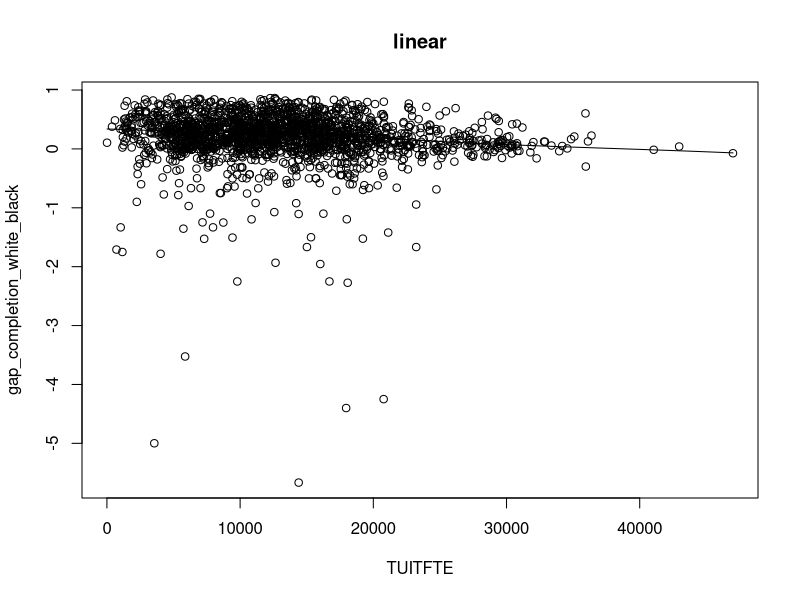
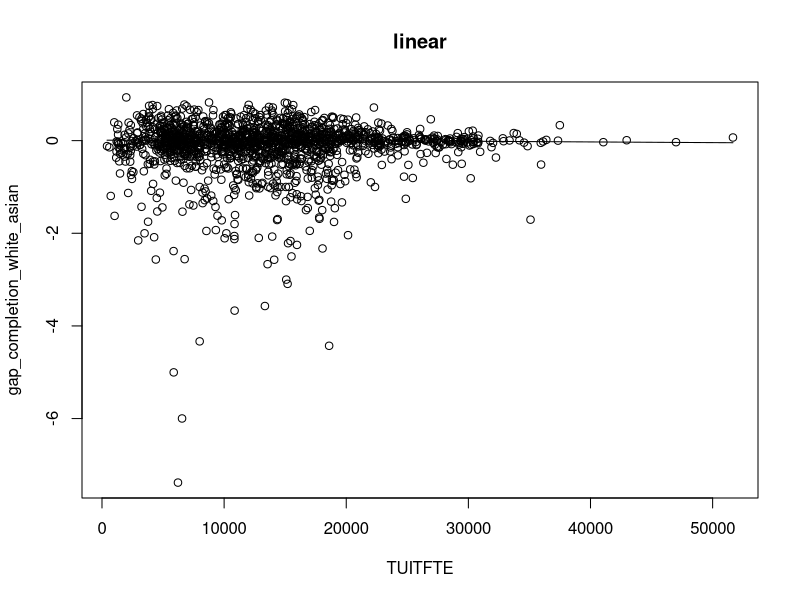

Recreate these plots in R, in order. (Note: this script raises an error after producing the figures.)
##################################################
# Correlation Analysis
##################################################

# This script is for examing the relationship between the gap metrics 
# and school expenditure per student. We also do some analysis on
# school revenue per student. 

# Three regression between completion gap and school revenue (TUITFTE) per student: linear
# Three regression between income gap and school revenue (TUITFTE) per student: linear-log

# Three linear regressions between completion gap and the 
# instructional expenditures per full-time student (INEXPFTE) 
# in public schools, private school, private non-profit, private for-profit


# Three linear regressions each between earnings gap and the 
# instructional expenditures per full-time student (INEXPFTE) 
# in public schools, private school, private non-profit, private for-profit

# Load Libraries
library(plyr)
library(xtable)
library(ggplot2)

# Loading data sets
completion_W_A <- read.csv("data/Completion_W_A.csv")
completion_W_B <- read.csv("data/Completion_W_B.csv")
completion_W_H <- read.csv("data/Completion_W_H.csv")
income_gap <- read.csv("data/Income.csv")



# Exploring relationship between gap metrics and school revenue by graphing
# Completion gap
png('images/gap_completion_white_black_TUITFTE.png')
with(completion_W_B, scatter.smooth(gap_completion_white_black~TUITFTE))
title(main = "linear")
dev.off()

png('images/gap_completion_white_asian_TUITFTE.png')
with(completion_W_A, scatter.smooth(gap_completion_white_asian~TUITFTE))
title(main = 'linear')
dev.off()

png('images/gap_completion_white_hispanic_TUITFTE.png')
with(completion_W_H, scatter.smooth(gap_completion_white_hispanic~TUITFTE))
title(main = 'linear')
dev.off()

with(completion_W_B, scatter.smooth(gap_completion_white_black~log(TUITFTE)))
title(main = 'linear-log')

with(completion_W_A, scatter.smooth(gap_completion_white_asian~log(TUITFTE)))
title(main = 'linear-log')

with(completion_W_H, scatter.smooth(gap_completion_white_hispanic~log(TUITFTE)))
title(main = 'linear-log')

# NaNs and errors generated from log(gap_completion_white_xx) due to negative values
#with(completion_W_B, scatter.smooth(log(gap_completion_white_black)~log(TUITFTE)))
#title(main = 'log-log')
#with(completion_W_A, scatter.smooth(log(gap_completion_white_asian)~log(TUITFTE)))
#title(main = 'log-log')
#with(completion_W_H, scatter.smooth(log(gap_completion_white_hispanic)~log(TUITFTE)))
#title(main = 'log-log')
#with(completion_W_B, scatter.smooth(log(gap_completion_white_black)~TUITFTE)))
#title(main = 'log-linear')
#with(completion_W_A, scatter.smooth(log(gap_completion_white_asian)~(TUITFTE)))
#title(main = 'log-linear')
#with(completion_W_H, scatter.smooth(log(gap_completion_white_hispanic)~(TUITFTE)))
#title(main = 'log-linear')

# The linear model gives a almost straight fitted line, while the linear-log model
# shows a curve (The log(TUIFTE) with power of 4 gives a almost straight fitted line,
# but I feel like it is hard to make a discusion). Thus, I choose the linear model 
# in this case. All three give negative relationship. 

# Income gap
with(income_gap, scatter.smooth(gap_earnings_high_low~TUITFTE))
title(main = "linear")
with(income_gap, scatter.smooth(gap_earnings_high_mid~TUITFTE))
title(main = 'linear')
with(income_gap, scatter.smooth(gap_earnings_mid_low~TUITFTE))
title(main = 'linear')

png('images/income_gap_high_low_logTUITFTE.png')
with(income_gap, scatter.smooth(gap_earnings_high_low~log(TUITFTE)))
title(main = 'linear-log')
dev.off()

png('images/income_gap_high_low_logTUITFTE.png')
with(income_gap, scatter.smooth(gap_earnings_high_mid~log(TUITFTE)))
title(main = 'linear-log')
dev.off()

png('images/income_gap_mid_low_logTUITFTE.png')
with(income_gap, scatter.smooth(gap_earnings_mid_low~log(TUITFTE)))
title(main = 'linear-log')
dev.off()

# Using linear-log model for in this case, due to better fitted line. 


# Fitting ols regression and regression summary statistics
# Completion gap
ols_regression_wa<-lm(completion_W_A$gap_completion_white_asian ~ completion_W_A$TUITFTE)
ols_summary_wa<- summary(ols_regression_wa)

ols_regression_wb<-lm(completion_W_B$gap_completion_white_black ~ completion_W_B$TUITFTE)
ols_summary_wb <- summary(ols_regression_wb)

ols_regression_wh<-lm(completion_W_H$gap_completion_white_hispanic ~ completion_W_H$TUITFTE)
ols_summary_wh<- summary(ols_regression_wh)

# Income gap
ols_regression_hl<-lm(income_gap$gap_earnings_high_low ~ log(income_gap$TUITFTE))
ols_summary_hl<- summary(ols_regression_hl)

ols_regression_hm<-lm(income_gap$gap_earnings_high_mid ~ log(income_gap$TUITFTE))
ols_summary_hm <- summary(ols_regression_hm)

ols_regression_ml<-lm(income_gap$gap_earnings_mid_low ~ log(income_gap$TUITFTE))
ols_summary_ml<- summary(ols_regression_ml)




# Regression coefficients
# Completion gap
ols_coefficients_wa <- coef(ols_regression_wa)
ols_coefficients_wb <- coef(ols_regression_wb)
ols_coefficients_wh <- coef(ols_regression_wh)
# Income gap
ols_coefficients_hl <- coef(ols_regression_hl)
ols_coefficients_hm <- coef(ols_regression_hm)
ols_coefficients_ml <- coef(ols_regression_ml)

# Computing MSE from ols regression
# Completion gap
ols_mse_wa <- mean(ols_regression_wa$residuals^2)
ols_mse_wb <- mean(ols_regression_wb$residuals^2)
ols_mse_wh <- mean(ols_regression_wh$residuals^2)
# Income gap
ols_mse_hl <- mean(ols_regression_hl$residuals^2)
ols_mse_hm <- mean(ols_regression_hm$residuals^2)
ols_mse_ml <- mean(ols_regression_ml$residuals^2)



# Spliting data into public and private school
# Completion gap
public_school_wb<-completion_W_B[completion_W_B$CONTROL == 1,]
private_school_wb <- completion_W_B[completion_W_B$CONTROL != 1,]
public_school_wa<-completion_W_A[completion_W_A$CONTROL == 1,]
private_school_wa <- completion_W_A[completion_W_A$CONTROL != 1,]
public_school_wh<-completion_W_H[completion_W_H$CONTROL == 1,]
private_school_wh <- completion_W_H[completion_W_H$CONTROL != 1,]

# Income gap
public_school_income<-income_gap[income_gap$CONTROL == 1,]
private_school_income <- income_gap[income_gap$CONTROL != 1,]

# Spliting private school into nonprofit and for-profit
private_nonpft_wa <- private_school_wa[private_school_wa$CONTROL == 2,]
private_pft_wa <- private_school_wa[private_school_wa$CONTROL == 3,]
private_nonpft_wh <- private_school_wh[private_school_wh$CONTROL == 2,]
private_pft_wh <- private_school_wh[private_school_wh$CONTROL == 3,]
private_nonpft_wb <- private_school_wb[private_school_wb$CONTROL == 2,]
private_pft_wb <- private_school_wb[private_school_wb$CONTROL == 3,]

private_nonpft_income <- income_gap[income_gap$CONTROL == 2,]
private_pft_income <- income_gap[income_gap$CONTROL == 3,]

# Examing relationship...
# Completion gap
#with(public_school_wb, scatter.smooth(gap_completion_white_black~TUITFTE))
#title(main = "linear")
#with(public_school_wa, scatter.smooth(gap_completion_white_asian~TUITFTE))
#title(main = 'linear')
#with(public_school_wh, scatter.smooth(gap_completion_white_hispanic~TUITFTE))
#title(main = 'linear')

#with(public_school_wb, scatter.smooth(gap_completion_white_black~log(TUITFTE)))
#title(main = 'linear-log')
#with(public_school_wa, scatter.smooth(gap_completion_white_asian~log(TUITFTE)))
#title(main = 'linear-log')
#with(public_school_wh, scatter.smooth(gap_completion_white_hispanic~log(TUITFTE)))
#title(main = 'linear-log')

# Income gap
#with(public_school_income, scatter.smooth(gap_earnings_high_low~TUITFTE))
#title(main = "linear")
#with(public_school_income, scatter.smooth(gap_earnings_high_mid~TUITFTE))
#title(main = 'linear')
#with(public_school_income, scatter.smooth(gap_earnings_mid_low~TUITFTE))
#title(main = 'linear')

#with(public_school_income, scatter.smooth(gap_earnings_high_low~log(TUITFTE)))
#title(main = 'linear-log')
#with(public_school_income, scatter.smooth(gap_earnings_high_mid~log(TUITFTE)))
#title(main = 'linear-log')
#with(public_school_income, scatter.smooth(gap_earnings_mid_low~log(TUITFTE)))
#title(main = 'linear-log')




# Fitting ols regression and regression summary statistics
# Public schools
# Completion gap
ols_regression_pbc_wa<-lm(public_school_wa$gap_completion_white_asian ~ 
                            public_school_wa$INEXPFTE)
ols_summary_pbc_wa<- summary(ols_regression_pbc_wa)

ols_regression_pbc_wb<-lm(public_school_wb$gap_completion_white_black ~ 
                            public_school_wb$INEXPFTE)
ols_summary_pbc_wb<- summary(ols_regression_pbc_wb)

ols_regression_pbc_wh<-lm(public_school_wh$gap_completion_white_hispanic ~ 
                            public_school_wh$INEXPFTE)
ols_summary_pbc_wh<- summary(ols_regression_pbc_wh)

# Income gap
ols_regression_pbc_hl<-lm(public_school_income$gap_earnings_high_low ~ 
                            public_school_income$INEXPFTE)
ols_summary_pbc_hl<- summary(ols_regression_pbc_hl)

ols_regression_pbc_hm<-lm(public_school_income$gap_earnings_high_mid ~ 
                            public_school_income$INEXPFTE)
ols_summary_pbc_hm<- summary(ols_regression_pbc_hm)

ols_regression_pbc_ml<-lm(public_school_income$gap_earnings_mid_low ~ 
                            public_school_income$INEXPFTE)
ols_summary_pbc_ml<- summary(ols_regression_pbc_ml)


# Private schools
# Completion gap
ols_regression_pvt_wa<-lm(private_school_wa$gap_completion_white_asian ~ 
                            private_school_wa$INEXPFTE)
ols_summary_pvt_wa<- summary(ols_regression_pvt_wa)

ols_regression_pvt_wb<-lm(private_school_wb$gap_completion_white_black ~ 
                            private_school_wb$INEXPFTE)
ols_summary_pvt_wb<- summary(ols_regression_pvt_wb)

ols_regression_pvt_wh<-lm(private_school_wh$gap_completion_white_hispanic ~ 
                            private_school_wh$INEXPFTE)
ols_summary_pvt_wh<- summary(ols_regression_pvt_wh)

# Income gap
ols_regression_pvt_hl<-lm(private_school_income$gap_earnings_high_low ~ 
                            private_school_income$INEXPFTE)
ols_summary_pvt_hl<- summary(ols_regression_pvt_hl)

ols_regression_pvt_hm<-lm(private_school_income$gap_earnings_high_mid ~ 
                            private_school_income$INEXPFTE)
ols_summary_pvt_hm<- summary(ols_regression_pvt_hm)

ols_regression_pvt_ml<-lm(private_school_income$gap_earnings_mid_low ~ 
                            private_school_income$INEXPFTE)
ols_summary_pvt_ml<- summary(ols_regression_pvt_ml)

# Private for profit
# Completion gap
ols_regression_pft_wa<-lm(private_pft_wa$gap_completion_white_asian ~ 
                            private_pft_wa$INEXPFTE)
ols_summary_pft_wa<- summary(ols_regression_pft_wa)

ols_regression_pft_wb<-lm(private_pft_wb$gap_completion_white_black ~ 
                            private_pft_wb$INEXPFTE)
ols_summary_pft_wb<- summary(ols_regression_pft_wb)

ols_regression_pft_wh<-lm(private_pft_wh$gap_completion_white_hispanic ~ 
                            private_pft_wh$INEXPFTE)
ols_summary_pft_wh<- summary(ols_regression_pft_wh)

# Income gap
ols_regression_pft_hl<-lm(private_pft_income$gap_earnings_high_low ~ 
                            private_pft_income$INEXPFTE)
ols_summary_pft_hl<- summary(ols_regression_pft_hl)

ols_regression_pft_hm<-lm(private_pft_income$gap_earnings_high_mid ~ 
                            private_pft_income$INEXPFTE)
ols_summary_pft_hm<- summary(ols_regression_pft_hm)

ols_regression_pft_ml<-lm(private_pft_income$gap_earnings_mid_low ~ 
                            private_pft_income$INEXPFTE)
ols_summary_pft_ml<- summary(ols_regression_pft_ml)

# Private for nonprofit
# Completion gap
ols_regression_nonpft_wa<-lm(private_nonpft_wa$gap_completion_white_asian ~ 
                               private_nonpft_wa$INEXPFTE)
ols_summary_nonpft_wa<- summary(ols_regression_nonpft_wa)

ols_regression_nonpft_wb<-lm(private_nonpft_wb$gap_completion_white_black ~ 
                               private_nonpft_wb$INEXPFTE)
ols_summary_nonpft_wb<- summary(ols_regression_nonpft_wb)

ols_regression_nonpft_wh<-lm(private_nonpft_wh$gap_completion_white_hispanic ~ 
                               private_nonpft_wh$INEXPFTE)
ols_summary_nonpft_wh<- summary(ols_regression_nonpft_wh)

# Income gap
ols_regression_nonpft_hl<-lm(private_nonpft_income$gap_earnings_high_low ~ 
                               private_nonpft_income$INEXPFTE)
ols_summary_nonpft_hl<- summary(ols_regression_nonpft_hl)

ols_regression_nonpft_hm<-lm(private_nonpft_income$gap_earnings_high_mid ~ 
                               private_nonpft_income$INEXPFTE)
ols_summary_nonpft_hm<- summary(ols_regression_nonpft_hm)

ols_regression_nonpft_ml<-lm(private_nonpft_income$gap_earnings_mid_low ~ 
                               private_nonpft_income$INEXPFTE)
ols_summary_nonpft_ml<- summary(ols_regression_nonpft_ml)


# Regression coefficients
# Public
# Completion gap
ols_coefficients_pbc_wa <- coef(ols_regression_pbc_wa)
ols_coefficients_pbc_wb <- coef(ols_regression_pbc_wb)
ols_coefficients_pbc_wh <- coef(ols_regression_pbc_wh)
# Income gap
ols_coefficients_pbc_hl <- coef(ols_regression_pbc_hl)
ols_coefficients_pbc_hm <- coef(ols_regression_pbc_hm)
ols_coefficients_pbc_ml <- coef(ols_regression_pbc_ml)
# Private
# Completion gap
ols_coefficients_pvt_wa <- coef(ols_regression_pvt_wa)
ols_coefficients_pvt_wb <- coef(ols_regression_pvt_wb)
ols_coefficients_pvt_wh <- coef(ols_regression_pvt_wh)
# Income gap
ols_coefficients_pvt_hl <- coef(ols_regression_pvt_hl)
ols_coefficients_pvt_hm <- coef(ols_regression_pvt_hm)
ols_coefficients_pvt_ml <- coef(ols_regression_pvt_ml)
# Private for nonprofit
# Completion gap
ols_coefficients_nonpft_wa <- coef(ols_regression_nonpft_wa)
ols_coefficients_nonpft_wb <- coef(ols_regression_nonpft_wb)
ols_coefficients_nonpft_wh <- coef(ols_regression_nonpft_wh)
# Income gap
ols_coefficients_nonpft_hl <- coef(ols_regression_nonpft_hl)
ols_coefficients_nonpft_hm <- coef(ols_regression_nonpft_hm)
ols_coefficients_nonpft_ml <- coef(ols_regression_nonpft_ml)
# Private for profit
# Completion gap
ols_coefficients_pft_wa <- coef(ols_regression_pft_wa)
ols_coefficients_pft_wb <- coef(ols_regression_pft_wb)
ols_coefficients_pft_wh <- coef(ols_regression_pft_wh)
# Income gap
ols_coefficients_pft_hl <- coef(ols_regression_pft_hl)
ols_coefficients_pft_hm <- coef(ols_regression_pft_hm)
ols_coefficients_pft_ml <- coef(ols_regression_pft_ml)



# Computing MSE from ols regression
# public
# Completion gap
ols_mse_pbc_wa <- mean(ols_regression_pbc_wa$residuals^2)
ols_mse_pbc_wb <- mean(ols_regression_pbc_wb$residuals^2)
ols_mse_pbc_wh <- mean(ols_regression_pbc_wh$residuals^2)
# Income gap
ols_mse_pbc_hl <- mean(ols_regression_pbc_hl$residuals^2)
ols_mse_pbc_hm <- mean(ols_regression_pbc_hm$residuals^2)
ols_mse_pbc_ml <- mean(ols_regression_pbc_ml$residuals^2)

# private
# Completion gap
ols_mse_pvt_wa <- mean(ols_regression_pvt_wa$residuals^2)
ols_mse_pvt_wb <- mean(ols_regression_pvt_wb$residuals^2)
ols_mse_pvt_wh <- mean(ols_regression_pvt_wh$residuals^2)
# Income gap
ols_mse_pvt_hl <- mean(ols_regression_pvt_hl$residuals^2)
ols_mse_pvt_hm <- mean(ols_regression_pvt_hm$residuals^2)
ols_mse_pvt_ml <- mean(ols_regression_pvt_ml$residuals^2)

# private for nonprofit
# Completion gap
ols_mse_nonpft_wa <- mean(ols_regression_nonpft_wa$residuals^2)
ols_mse_nonpft_wb <- mean(ols_regression_nonpft_wb$residuals^2)
ols_mse_nonpft_wh <- mean(ols_regression_nonpft_wh$residuals^2)
# Income gap
ols_mse_nonpft_hl <- mean(ols_regression_nonpft_hl$residuals^2)
ols_mse_nonpft_hm <- mean(ols_regression_nonpft_hm$residuals^2)
ols_mse_nonpft_ml <- mean(ols_regression_nonpft_ml$residuals^2)

# private for profit
# Completion gap
ols_mse_pft_wa <- mean(ols_regression_pft_wa$residuals^2)
ols_mse_pft_wb <- mean(ols_regression_pft_wb$residuals^2)
ols_mse_pft_wh <- mean(ols_regression_pft_wh$residuals^2)

# Income gap
ols_mse_pft_hl <- mean(ols_regression_pft_hl$residuals^2)
ols_mse_pft_hm <- mean(ols_regression_pft_hm$residuals^2)
ols_mse_pft_ml <- mean(ols_regression_pft_ml$residuals^2)


# Saving output to RData file
save(ols_regression_wa, ols_regression_wb, ols_regression_wh, 
     ols_summary_wa, ols_summary_wb, ols_summary_wh,
     ols_coefficients_wa,ols_coefficients_wh, ols_coefficients_wb,
     ols_mse_wa, ols_mse_wh, ols_mse_wb, 
     ols_regression_pbc_wa, ols_regression_pbc_wb, ols_regression_pbc_wh,
     ols_regression_pvt_wa, ols_regression_pvt_wb, ols_regression_pvt_wh,
     ols_regression_pft_wa, ols_regression_pft_wb, ols_regression_pft_wh,
     ols_regression_nonpft_wa, ols_regression_nonpft_wb, ols_regression_nonpft_wh,
     ols_summary_pbc_wa, ols_summary_pbc_wb, ols_summary_pbc_wh,
     ols_summary_pvt_wa, ols_summary_pvt_wb, ols_summary_pvt_wh,
     ols_summary_pft_wa, ols_summary_pft_wb, ols_summary_pft_wh,
     ols_summary_nonpft_wa, ols_summary_nonpft_wb, ols_summary_nonpft_wh,
     ols_coefficients_pbc_wa, ols_coefficients_pbc_wb, ols_coefficients_pbc_wh,
     ols_coefficients_pvt_wa, ols_coefficients_pvt_wb, ols_coefficients_pvt_wh,
     ols_coefficients_pft_wa, ols_coefficients_pft_wb, ols_coefficients_pft_wh,
     ols_coefficients_nonpft_wa, ols_coefficients_nonpft_wb, ols_coefficients_nonpft_wh,
     ols_mse_pbc_wa, ols_mse_pbc_wb, ols_mse_pbc_wh,
     ols_mse_pvt_wa, ols_mse_pvt_wb, ols_mse_pvt_wh,
     ols_mse_pft_wa, ols_mse_pft_wb, ols_mse_pft_wh,
     ols_mse_nonpft_wa, ols_mse_nonpft_wb, ols_mse_nonpft_wh,
     ols_regression_hl, ols_regression_hm, ols_regression_ml, 
     ols_summary_hl, ols_summary_hm, ols_summary_ml,
     ols_coefficients_hl,ols_coefficients_hm, ols_coefficients_ml,
     ols_mse_hl, ols_mse_hm, ols_mse_ml, 
     ols_regression_pbc_hl, ols_regression_pbc_hm, ols_regression_pbc_ml,
     ols_regression_pvt_hl, ols_regression_pvt_hm, ols_regression_pvt_ml,
     ols_regression_pft_hl, ols_regression_pft_hm, ols_regression_pft_ml,
     ols_regression_nonpft_hl, ols_regression_nonpft_hm, ols_regression_nonpft_ml,
     ols_summary_pbc_hl, ols_summary_pbc_hm, ols_summary_pbc_ml,
     ols_summary_pvt_hl, ols_summary_pvt_hm, ols_summary_pvt_ml,
     ols_summary_pft_hl, ols_summary_pft_hm, ols_summary_pft_ml,
     ols_summary_nonpft_hl, ols_summary_nonpft_hm, ols_summary_nonpft_ml,
     ols_coefficients_pbc_hl, ols_coefficients_pbc_hm, ols_coefficients_pbc_ml,
     ols_coefficients_pvt_hl, ols_coefficients_pvt_hm, ols_coefficients_pvt_ml,
     ols_coefficients_pft_hl, ols_coefficients_pft_hm, ols_coefficients_pft_ml,
     ols_coefficients_nonpft_hl, ols_coefficients_nonpft_hm, ols_coefficients_nonpft_ml,
     ols_mse_pbc_hl, ols_mse_pbc_hm, ols_mse_pbc_ml,
     ols_mse_pvt_hl, ols_mse_pvt_hm, ols_mse_pvt_ml,
     ols_mse_pft_hl, ols_mse_pft_hm, ols_mse_pft_ml,
     ols_mse_nonpft_hl, ols_mse_nonpft_hm, ols_mse_nonpft_ml,
     file="data/second-model.RData")

# Sinking output to txt file
sink('data/second-model-output.txt')
cat('\nOLS regression summary statistics between white and asian\n')
print(ols_summary_wa)
cat('\nOLS MSE between white and asian\n')
print(ols_mse_wa)
cat('\nOLS regression coefficients between white and asian\n')
print(ols_coefficients_wa)
cat('\nOLS regression summary statistics between white and black\n')
print(ols_summary_wb)
cat('\nOLS MSE between white and black\n')
print(ols_mse_wb)
cat('\nOLS regression coefficients between white and asian\n')
print(ols_coefficients_wb)
cat('\nOLS regression summary statistics between white and hispanic\n')
print(ols_summary_wh)
cat('\nOLS MSE for white and hispanic\n')
print(ols_mse_wh)
cat('\nOLS regression coefficients between white and hispanic\n')
print(ols_coefficients_wh)
cat('\nOLS regression summary statistics between white and asian in public school\n')
print(ols_summary_pbc_wa)
cat('\nOLS MSE between white and asian in public school\n')
print(ols_mse_pbc_wa)
cat('\nOLS regression coefficients between white and asian in public school\n')
print(ols_coefficients_pbc_wa)
cat('\nOLS regression summary statistics between white and black in public school\n')
print(ols_summary_pbc_wb)
cat('\nOLS MSE between white and black in public school\n')
print(ols_mse_pbc_wb)
cat('\nOLS regression coefficients between white and asian in public school\n')
print(ols_coefficients_pbc_wb)
cat('\nOLS regression summary statistics between white and hispanic in private school\n')
print(ols_summary_pvt_wh)
cat('\nOLS MSE for white and hispanic in private school\n')
print(ols_mse_pvt_wh)
cat('\nOLS regression coefficients between white and hispanic in private school\n')
print(ols_coefficients_pvt_wh)
cat('\nOLS regression summary statistics between white and asian in private school\n')
print(ols_summary_pvt_wa)
cat('\nOLS MSE between white and asian in private school\n')
print(ols_mse_pvt_wa)
cat('\nOLS regression coefficients between white and asian in private school\n')
print(ols_coefficients_pvt_wa)
cat('\nOLS regression summary statistics between white and black in private school\n')
print(ols_summary_pvt_wb)
cat('\nOLS MSE between white and black in private school\n')
print(ols_mse_pvt_wb)
cat('\nOLS regression coefficients between white and asian in private school\n')
print(ols_coefficients_pvt_wb)
cat('\nOLS regression summary statistics between white and hispanic in private school\n')
print(ols_summary_pvt_wh)
cat('\nOLS MSE for white and hispanic in private school\n')
print(ols_mse_pvt_wh)
cat('\nOLS regression coefficients between white and hispanic in private school\n')
print(ols_coefficients_pvt_wh)
cat('\nOLS regression summary statistics between white and hispanic in non-profit private school\n')
print(ols_summary_nonpft_wh)
cat('\nOLS MSE for white and hispanic in non-profit private school\n')
print(ols_mse_nonpft_wh)
cat('\nOLS regression coefficients between white and hispanic in non-profit private school\n')
print(ols_coefficients_nonpft_wh)
cat('\nOLS regression summary statistics between white and asian in non-profit private school\n')
print(ols_summary_nonpft_wa)
cat('\nOLS MSE between white and asian in non-profit private school\n')
print(ols_mse_nonpft_wa)
cat('\nOLS regression coefficients between white and asian in non-profit private school\n')
print(ols_coefficients_nonpft_wa)
cat('\nOLS regression summary statistics between white and black in non-profit private school\n')
print(ols_summary_nonpft_wb)
cat('\nOLS MSE between white and black in non-profit private school\n')
print(ols_mse_nonpft_wb)
cat('\nOLS regression coefficients between white and black in non-profit private school\n')
print(ols_coefficients_nonpft_wb)
cat('\nOLS regression summary statistics between white and hispanic in private for profit school\n')
print(ols_summary_pft_wh)
cat('\nOLS MSE for white and hispanic in private for profit school\n')
print(ols_mse_pft_wh)
cat('\nOLS regression coefficients between white and hispanic in private for profit school\n')
print(ols_coefficients_pft_wh)
cat('\nOLS regression summary statistics between white and asian in private for profit school\n')
print(ols_summary_pft_wa)
cat('\nOLS MSE between white and asian in private for profit school\n')
print(ols_mse_pft_wa)
cat('\nOLS regression coefficients between white and asian in private for profit school\n')
print(ols_coefficients_pft_wa)
cat('\nOLS regression summary statistics between white and black in private for profit school\n')
print(ols_summary_pft_wb)
cat('\nOLS MSE between white and black in private for profit school\n')
print(ols_mse_pft_wb)
cat('\nOLS regression coefficients between white and asian in private for profit school\n')
print(ols_coefficients_pft_wb)

cat('\nOLS regression summary statistics between high and low\n')
print(ols_summary_hl)
cat('\nOLS MSE between high and low\n')
print(ols_mse_hl)
cat('\nOLS regression coefficients betweenhigh and low\n')
print(ols_coefficients_hl)
cat('\nOLS regression summary statistics between high and middle\n')
print(ols_summary_hm)
cat('\nOLS MSE between high and middle\n')
print(ols_mse_hm)
cat('\nOLS regression coefficients between high and middle\n')
print(ols_coefficients_hm)
cat('\nOLS regression summary statistics between middle and low\n')
print(ols_summary_ml)
cat('\nOLS MSE for middle and low\n')
print(ols_mse_ml)
cat('\nOLS regression coefficients between middle and low\n')
print(ols_coefficients_ml)
cat('\nOLS regression summary statistics between high and low in public school\n')
print(ols_summary_pbc_hl)
cat('\nOLS MSE between high and low in public school\n')
print(ols_mse_pbc_hl)
cat('\nOLS regression coefficients between high and low in public school\n')
print(ols_coefficients_pbc_hl)
cat('\nOLS regression summary statistics between high and middle in public school\n')
print(ols_summary_pbc_hm)
cat('\nOLS MSE between high and middle in public school\n')
print(ols_mse_pbc_hm)
cat('\nOLS regression coefficients between high and middle in public school\n')
print(ols_coefficients_pbc_hm)
cat('\nOLS regression summary statistics between middle and low in private school\n')
print(ols_summary_pvt_ml)
cat('\nOLS MSE for middle and low in private school\n')
print(ols_mse_pvt_ml)
cat('\nOLS regression coefficients between middle and low in private school\n')
print(ols_coefficients_pvt_ml)
cat('\nOLS regression summary statistics between high and low in private school\n')
print(ols_summary_pvt_hl)
cat('\nOLS MSE between high and low in private school\n')
print(ols_mse_pvt_hl)
cat('\nOLS regression coefficients between high and low in private school\n')
print(ols_coefficients_pvt_hl)
cat('\nOLS regression summary statistics between high and middle in private school\n')
print(ols_summary_pvt_hm)
cat('\nOLS MSE between high and middle in private school\n')
print(ols_mse_pvt_hm)
cat('\nOLS regression coefficients between high and middle in private school\n')
print(ols_coefficients_pvt_hm)
cat('\nOLS regression summary statistics between middle and low in private school\n')
print(ols_summary_pvt_ml)
cat('\nOLS MSE for middle and low in private school\n')
print(ols_mse_pvt_ml)
cat('\nOLS regression coefficients between middle and low in private school\n')
print(ols_coefficients_pvt_ml)
cat('\nOLS regression summary statistics between high and low in non-profit private school\n')
print(ols_summary_nonpft_hl)
cat('\nOLS MSE for high and low in non-profit private school\n')
print(ols_mse_nonpft_hl)
cat('\nOLS regression coefficients between high and low in non-profit private school\n')
print(ols_coefficients_nonpft_hl)
cat('\nOLS regression summary statistics between high and middle in non-profit private school\n')
print(ols_summary_nonpft_hm)
cat('\nOLS MSE between high and middle in non-profit private school\n')
print(ols_mse_nonpft_hm)
cat('\nOLS regression coefficients between high and middle in non-profit private school\n')
print(ols_coefficients_nonpft_hm)
cat('\nOLS regression summary statistics between middle and low in non-profit private school\n')
print(ols_summary_nonpft_ml)
cat('\nOLS MSE between middle and low in non-profit private school\n')
print(ols_mse_nonpft_ml)
cat('\nOLS regression coefficients between middle and low in non-profit private school\n')
print(ols_coefficients_nonpft_ml)
cat('\nOLS regression summary statistics between high and low in profit private school\n')
print(ols_summary_pft_hl)
cat('\nOLS MSE for high and low in profit private school\n')
print(ols_mse_pft_hl)
cat('\nOLS regression coefficients between high and low in profit private school\n')
print(ols_coefficients_pft_hl)
cat('\nOLS regression summary statistics between high and middle in private for profit school\n')
print(ols_summary_pft_hm)
cat('\nOLS MSE for high and middle in private for profit school\n')
print(ols_mse_pft_hm)
cat('\nOLS regression coefficients between high and middle in private for profit school\n')
print(ols_coefficients_pft_hm)
cat('\nOLS regression summary statistics between middle and low in private for profit school\n')
print(ols_summary_pft_ml)
cat('\nOLS MSE between middle and low in private for profit school\n')
print(ols_mse_pft_ml)
cat('\nOLS regression coefficients between middle and low in private for profit school\n')
print(ols_coefficients_pft_ml)
sink()     


# Plots and tables

# Earnings Gaps Coefficients
Model <- c('Public: High-Low', 'Non-Profit Private: High-Low', 'For-Profit Private: High-Low', 
           'Public: High-Mid', 'Non-Profit Private: High-Mid', 'For-Profit Private: High-Mid', 
           'Public: Mid-Low', 'Non-Profit Private: Mid-Low', 'For-Profit Private: Mid-Low')

Estimate <- c(ols_summary_pbc_hl$coefficients[2], ols_summary_pvt_hl$coefficients[2], 
              ols_summary_pft_hl$coefficients[2], ols_summary_pbc_hm$coefficients[2], 
              ols_summary_pvt_hm$coefficients[2], ols_summary_pft_hm$coefficients[2],
              ols_summary_pbc_ml$coefficients[2], ols_summary_pvt_ml$coefficients[2], 
              ols_summary_pft_ml$coefficients[2])
SE <- c(ols_summary_pbc_hl$coefficients[4], ols_summary_pvt_hl$coefficients[4], 
        ols_summary_pft_hl$coefficients[4], ols_summary_pbc_hm$coefficients[4], 
        ols_summary_pvt_hm$coefficients[4], ols_summary_pft_hm$coefficients[4],
        ols_summary_pbc_ml$coefficients[4], ols_summary_pvt_ml$coefficients[4], 
        ols_summary_pft_ml$coefficients[4])
p <- c(ols_summary_pbc_hl$coefficients[8], ols_summary_pvt_hl$coefficients[8], 
       ols_summary_pft_hl$coefficients[8], ols_summary_pbc_hm$coefficients[8], 
       ols_summary_pvt_hm$coefficients[8], ols_summary_pft_hm$coefficients[8],
       ols_summary_pbc_ml$coefficients[8], ols_summary_pvt_ml$coefficients[8], 
       ols_summary_pft_ml$coefficients[8])

earnings_gaps_results <- data.frame(Model, Estimate, SE, p)
earnings_gaps_results$Model <- factor(earnings_gaps_results$Model, 
                                      levels = earnings_gaps_results$Model)
earnings_gaps_table <- xtable(earnings_gaps_results, 
                              caption = 'Income Gap Slope comparison', digits = -7)

png("images/earnings_gaps_results.png", width=7,height=3, units="in", res=1200)
ggplot(earnings_gaps_results, aes(x = Model, y = Estimate)) +
  geom_point() + coord_flip() +
  geom_errorbar(aes(x = Model, ymin = Estimate - 2*SE, ymax = Estimate + 2*SE)) +
  labs(title= "Slope Estimates: Earnings Gap ~ INEXPFTE
       2 SE Intervals")
dev.off()

Model <- c('Public: White-Black', 'Non-Profit Private: White-Black', 
           'For-Profit Private: White-Black', 'Public: White-Hispanic', 
           'Non-Profit Private: White-Hispanic', 'For-Profit Private: White-Hispanic', 
           'Public: White-Asian', 'Non-Profit Private: White-Asian', 
           'For-Profit Private: White-Asian')

Estimate <- c(ols_summary_pbc_wb$coefficients[2], ols_summary_pvt_wb$coefficients[2], 
              ols_summary_pft_wb$coefficients[2], ols_summary_pbc_wh$coefficients[2], 
              ols_summary_pvt_wh$coefficients[2], ols_summary_pft_wh$coefficients[2],
              ols_summary_pbc_wa$coefficients[2], ols_summary_pvt_wa$coefficients[2], 
              ols_summary_pft_wa$coefficients[2])
SE <- c(ols_summary_pbc_wb$coefficients[4], ols_summary_pvt_wb$coefficients[4], 
              ols_summary_pft_wb$coefficients[4], ols_summary_pbc_wh$coefficients[4], 
              ols_summary_pvt_wh$coefficients[4], ols_summary_pft_wh$coefficients[4],
              ols_summary_pbc_wa$coefficients[4], ols_summary_pvt_wa$coefficients[4], 
              ols_summary_pft_wa$coefficients[4])
p <- c(ols_summary_pbc_wb$coefficients[8], ols_summary_pvt_wb$coefficients[8], 
        ols_summary_pft_wb$coefficients[8], ols_summary_pbc_wh$coefficients[8], 
        ols_summary_pvt_wh$coefficients[8], ols_summary_pft_wh$coefficients[8],
        ols_summary_pbc_wa$coefficients[8], ols_summary_pvt_wa$coefficients[8], 
        ols_summary_pft_wa$coefficients[8])

completion_gaps_results <- data.frame(Model, Estimate, SE, p)
completion_gaps_results$Model <- factor(completion_gaps_results$Model, 
                                      levels = completion_gaps_results$Model)

png("images/completion_gaps_results.png",  width=7, height=3, units="in", res=1200)
ggplot(completion_gaps_results, aes(x = Model, y = Estimate)) +
  geom_point() + coord_flip() +
  geom_errorbar(aes(x = Model, ymin = Estimate - 2*SE, ymax = Estimate + 2*SE)) +
  labs(title= "Slope Estimates: Completion Gap ~ INEXPFTE
       2 SE Intervals")
dev.off()

save.image("data/second-model.RData")
